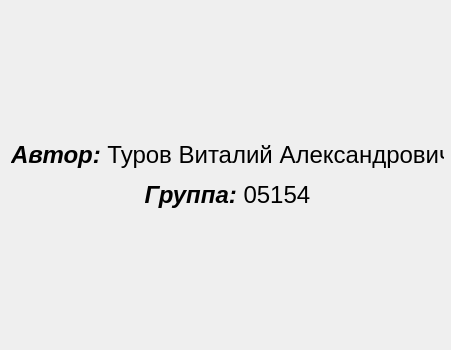
<?xml version="1.0" encoding="UTF-8"?>
<ui version="4.0">
 <class>AboutMe</class>
 <widget class="QDialog" name="AboutMe">
  <property name="geometry">
   <rect>
    <x>0</x>
    <y>0</y>
    <width>451</width>
    <height>350</height>
   </rect>
  </property>
  <property name="sizePolicy">
   <sizepolicy hsizetype="Preferred" vsizetype="Preferred">
    <horstretch>0</horstretch>
    <verstretch>0</verstretch>
   </sizepolicy>
  </property>
  <property name="minimumSize">
   <size>
    <width>451</width>
    <height>350</height>
   </size>
  </property>
  <property name="maximumSize">
   <size>
    <width>451</width>
    <height>350</height>
   </size>
  </property>
  <property name="windowTitle">
   <string>Об авторе</string>
  </property>
  <property name="windowIcon">
   <iconset resource="myresourse.qrc">
    <normaloff>:/img/img/me.ico</normaloff>:/img/img/me.ico</iconset>
  </property>
  <property name="windowOpacity">
   <double>1.000000000000000</double>
  </property>
  <property name="modal">
   <bool>true</bool>
  </property>
  <layout class="QGridLayout" name="gridLayout">
   <item row="0" column="0">
    <widget class="QLabel" name="label">
     <property name="sizePolicy">
      <sizepolicy hsizetype="Fixed" vsizetype="Fixed">
       <horstretch>0</horstretch>
       <verstretch>0</verstretch>
      </sizepolicy>
     </property>
     <property name="minimumSize">
      <size>
       <width>433</width>
       <height>200</height>
      </size>
     </property>
     <property name="maximumSize">
      <size>
       <width>433</width>
       <height>350</height>
      </size>
     </property>
     <property name="text">
      <string>&lt;html&gt;&lt;head/&gt;&lt;body&gt;&lt;p align=&quot;center&quot;&gt;&lt;img src=&quot;:/img/img/I.jpg&quot;/&gt;&lt;/p&gt;&lt;p align=&quot;center&quot;&gt;&lt;span style=&quot; font-size:18pt; font-weight:600; font-style:italic;&quot;&gt;Автор: &lt;/span&gt;&lt;span style=&quot; font-size:18pt;&quot;&gt;Туров Виталий Александрович&lt;/span&gt;&lt;/p&gt;&lt;p align=&quot;center&quot;&gt;&lt;span style=&quot; font-size:18pt; font-weight:600; font-style:italic;&quot;&gt;Группа: &lt;/span&gt;&lt;span style=&quot; font-size:18pt;&quot;&gt;05154&lt;/span&gt;&lt;/p&gt;&lt;/body&gt;&lt;/html&gt;</string>
     </property>
    </widget>
   </item>
  </layout>
 </widget>
 <resources>
  <include location="myresourse.qrc"/>
 </resources>
 <connections/>
</ui>
